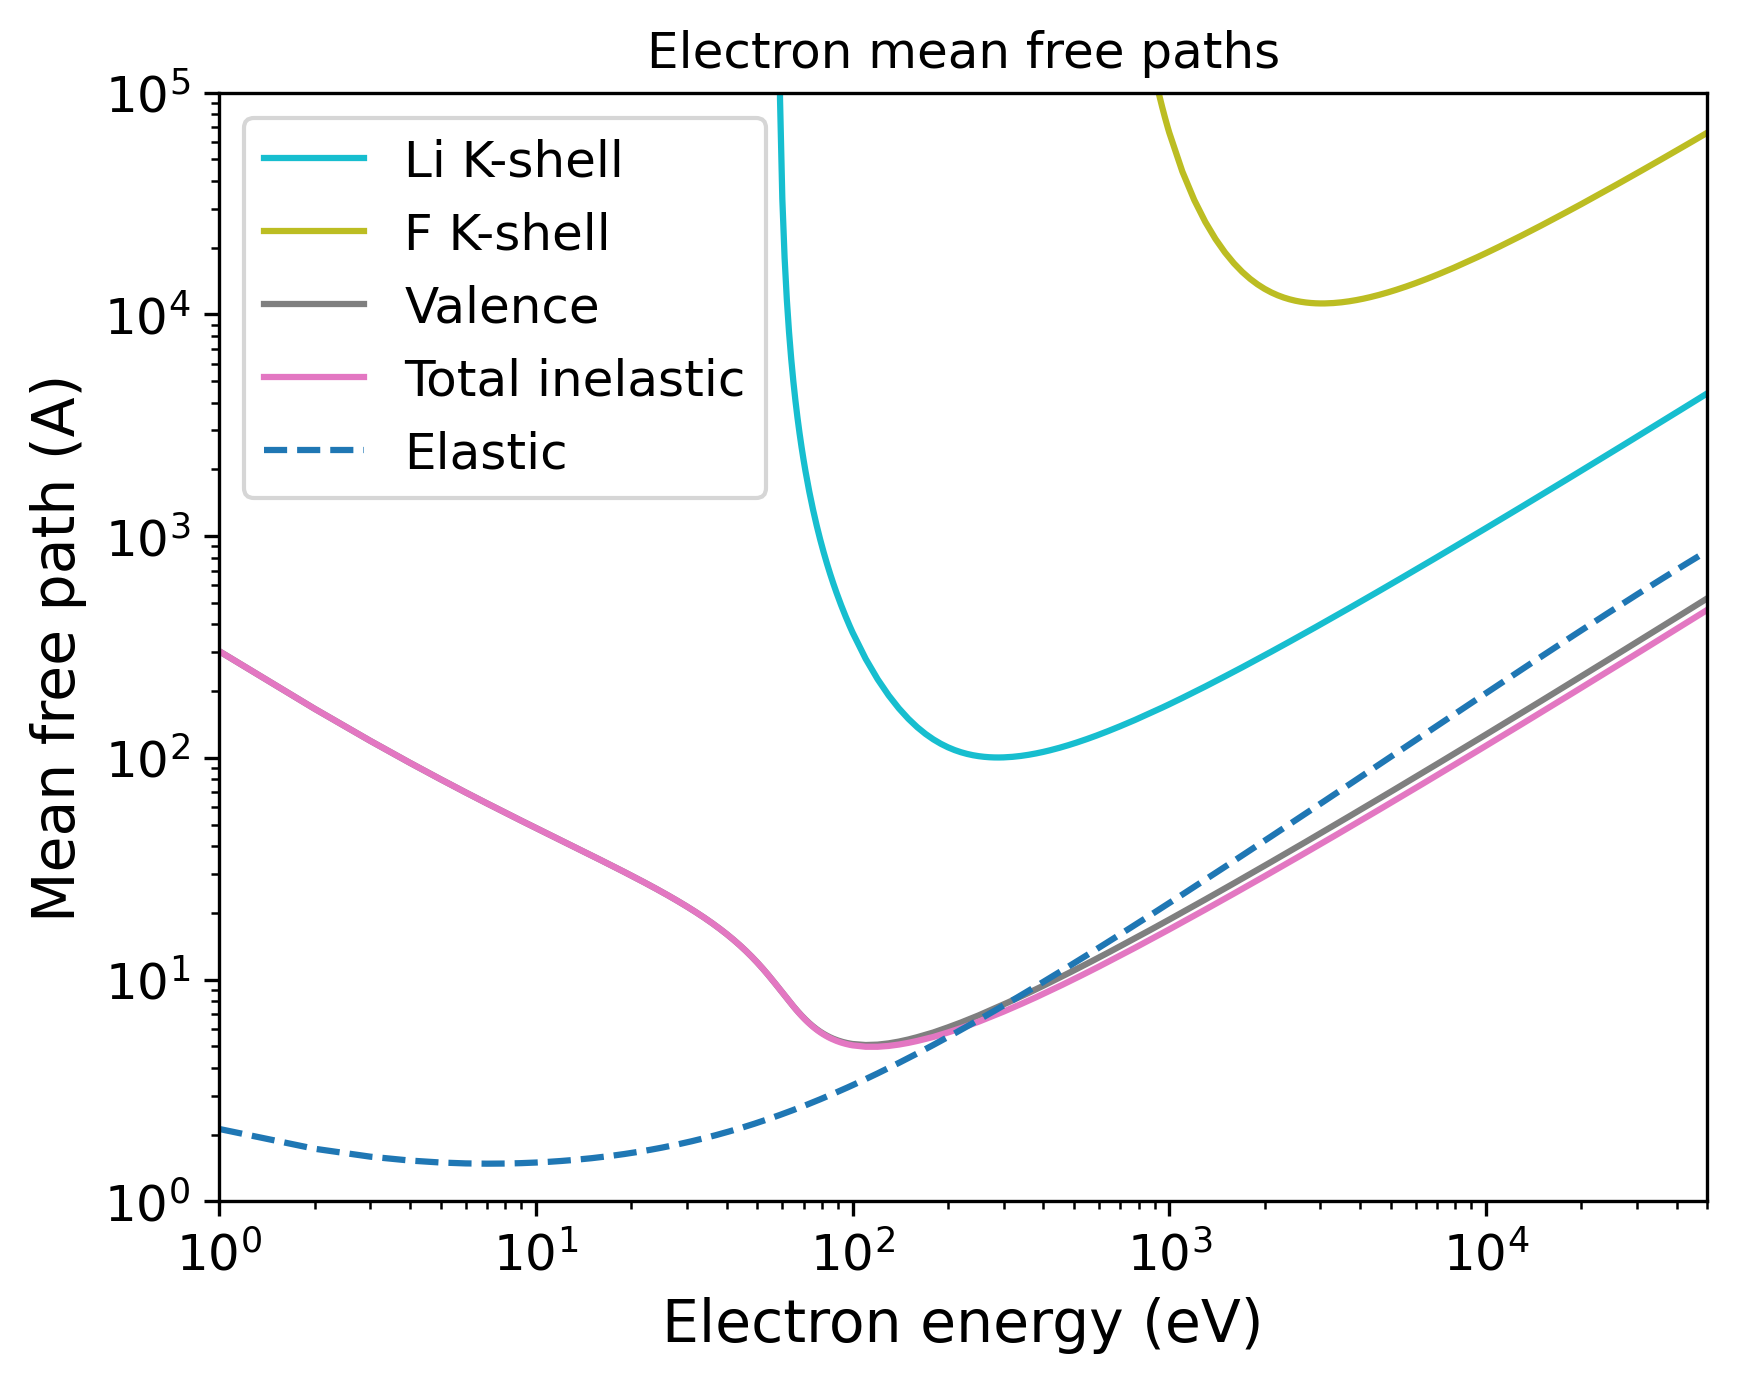

Write the Python code that produced this figure.
import pandas as pd
import numpy as np
import matplotlib.pyplot as plt
import matplotlib.cm as cm
# Set the format:
plt.xlabel("Electron energy (eV)", fontsize=14)
plt.ylabel("Mean free path (A)", fontsize=14)
plt.xticks(fontsize=12)
plt.yticks(fontsize=12)
plt.grid(False)
# Set the axes:
# Read the output file:
df = pd.read_csv(r"OUTPUT_LiF_Electron_IMFP.dat", sep=r'\s+', header=None, comment="#", skipinitialspace=True)
plt.xscale("log")
plt.yscale("log")
# Prepare the plot:
columns_to_plot = [ 1, 2, 3, 4]
labels = [ "Li K-shell", "F K-shell", "Valence", "Total inelastic"]
# Create N distinct colors from a colormap
N = len(columns_to_plot)
colors = plt.cm.tab10(np.linspace(1, 0, 10))
# Set line styles:
linestyles = [ "-", "-", "-", "-"]
for i, col in enumerate(columns_to_plot):
    color = colors[i % len(colors)]
    ls    = linestyles[i % len(linestyles)]
    label = labels[i % len(labels)]
    plt.plot(df.iloc[:, 0], df.iloc[:, col],
    color=color,
    label=label,
    linestyle=ls)
# Add a curve from the second file
df2 = pd.read_csv(r"OUTPUT_LiF_Electron_EMFP.dat", sep=r'\s+', header=None, comment="#", skipinitialspace=True)
columns_to_plot2 = [ 3]
labels2 = [ "Elastic"]
# Create second part of the plot:
for col, label in zip(columns_to_plot2, labels2):
    plt.plot(df2.iloc[:, 0], df2.iloc[:, col], label=label, linestyle="--")
plt.xlim(1.00000000,50000.00000000)
plt.ylim(1.00000000,100000.00000000)
plt.title("Electron mean free paths")
plt.legend(loc="best", fontsize=12)
# Save the plot in this format:
plt.savefig("OUTPUT_MFP_electron.png", dpi=300, bbox_inches="tight")
